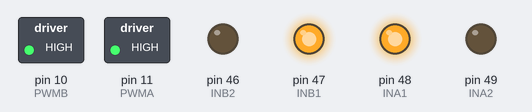
Simulated run of this sketch. Board: Arduino Mega 2560, built with avr-gcc and run on an emulated ATmega2560. Shown: switched loads named in the sketch (green lamp = pin HIGH), output pins drawn as LEDs (lit = HIGH).

Above: at 1.5 s.
At 4.5 s:
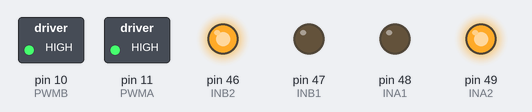
At 6.5 s:
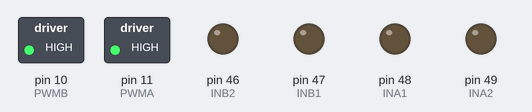
Timing chart, 0 to 8.1 s (numbered marks = the images above):
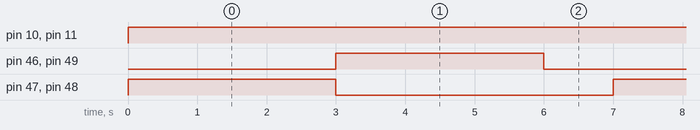

The sketch:

DCMotorDriverTest.ino
```cpp
/* The makeblock library did not work for the me Arugia board. This sketch does.
 *
 *  https://github.com/Makeblock-official/Makeblock-Libraries/issues/70
*/

#include "Arduino.h"

#define INA1 48
#define INA2 49
#define PWMA 11

#define INB1 47
#define INB2 46
#define PWMB 10

void Forward_M1(int speed) {
digitalWrite(INA1,HIGH);
digitalWrite(INA2,LOW);
analogWrite(PWMA,constrain(speed,0,255));
}

void Forward_M2(int speed) {
digitalWrite(INB1,HIGH);
digitalWrite(INB2,LOW);
analogWrite(PWMB,constrain(speed,0,255));
}

void Backward_M1(int speed) {
digitalWrite(INA1,LOW);
digitalWrite(INA2,HIGH);
analogWrite(PWMA,constrain(speed,0,255));
}

void Backward_M2(int speed) {
digitalWrite(INB1,LOW);
digitalWrite(INB2,HIGH);
analogWrite(PWMB,constrain(speed,0,255));
}

void Stop_M1(void) {
digitalWrite(INA1,LOW);
digitalWrite(INA2,LOW);
}

void Stop_M2(void) {
digitalWrite(INB1,LOW);
digitalWrite(INB2,LOW);
}

void setup() {
// io init
pinMode(INA1,OUTPUT);
pinMode(INA2,OUTPUT);
pinMode(INB1,OUTPUT);
pinMode(INB2,OUTPUT);
}

void loop() {
Forward_M1(255);
Forward_M2(255);
delay(3000);
Backward_M1(255);
Backward_M2(255);
delay(3000);
Stop_M1();
Stop_M2();
delay(1000);
}
```

Measured:
- by itself, pin 10 (PWMB), pin 11 (PWMA): LOW → HIGH at 0.00 s
- by itself, pin 46 (INB2), pin 47 (INB1), pin 48 (INA1), pin 49 (INA2): alternates HIGH for 3.0 s and LOW for 4.0 s
- by itself, everything shown: repeats every 7.0 s, in 3 steps
